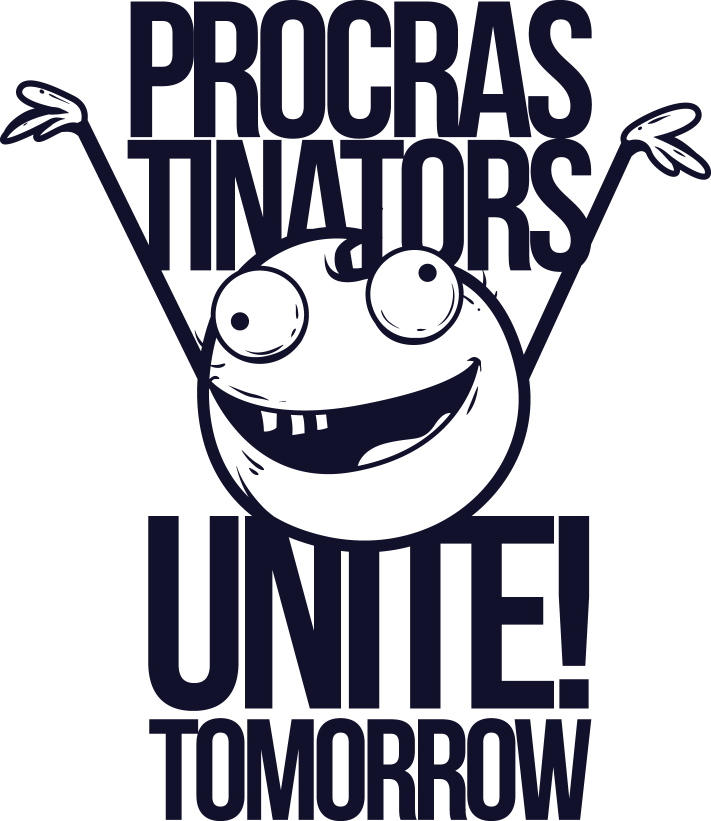
#> input picture api/media/design_images/48.png, 1422 x 1642 px (shown at 1/2 size)
$ python -i utils.py   (imports and definitions only)
#> lines starting #> are read from the running program, lines starting #| are printed output that depends on the picture; after the words box and inside, x2 and y2 are one past the last pixel; in counts of white or black regions, pixels touching at a corner belong together
from PIL import Image
import os
import numpy as np
from skimage import io
from skimage.color import rgb2gray
from skimage.measure import label, regionprops

# [53 lines left out: functions ensure_folder_exists, create_single_mockup, create_library_mockup, not called in this run]

def calculate_parameters(image_path, target_color):
#> called with image_path = '../media/design_images/48.png', target_color = (0, 0, 0)
    image = io.imread(image_path)[:, :, :3]
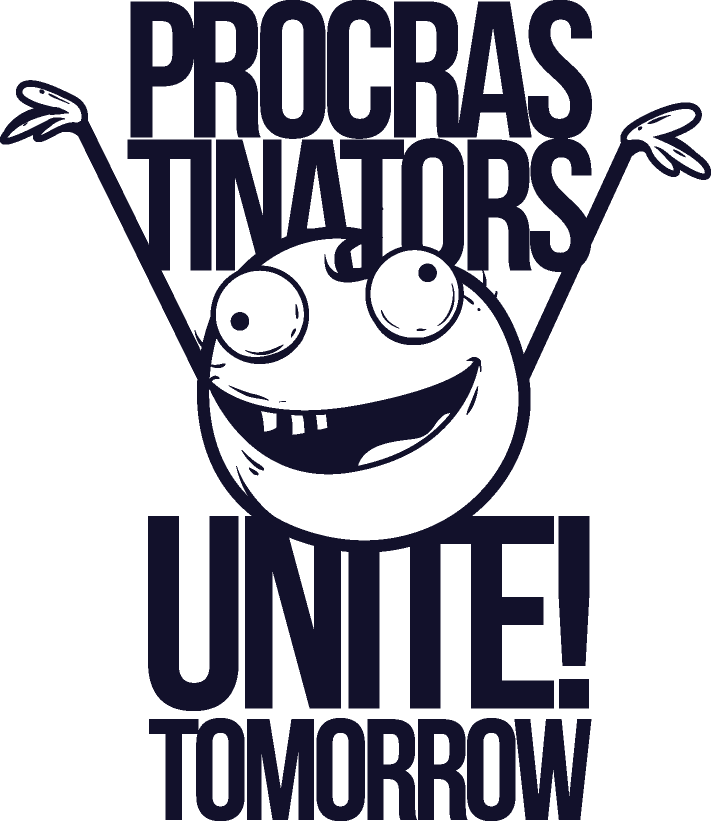
#> image: shape (1642, 1422, 3) (shown at 1/2 size); mean R, G, B 175, 174.6, 183.4
    grayscale = rgb2gray(image)
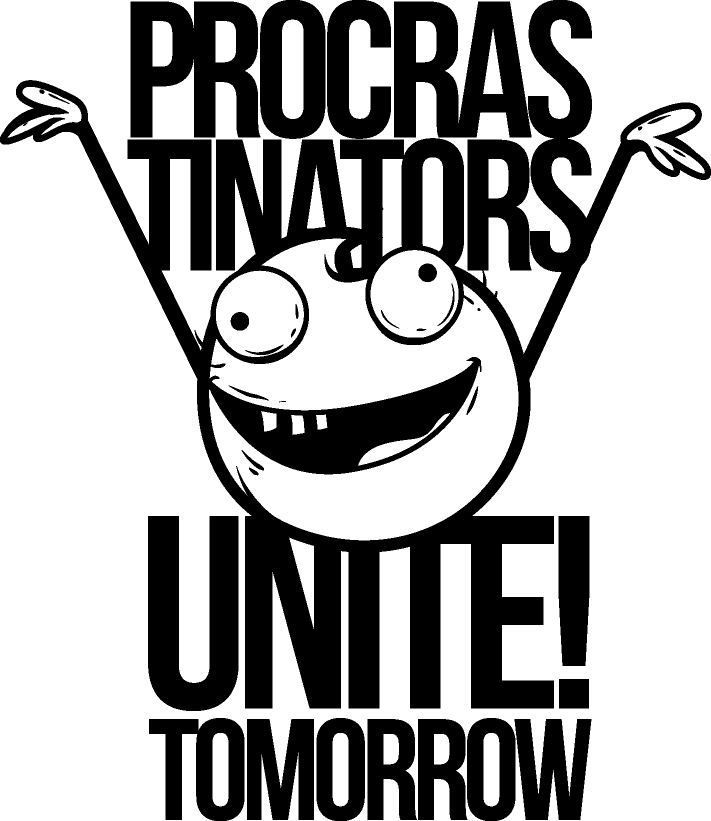
#> grayscale: shape (1642, 1422) float64 (shown at 1/2 size); values 0.0749 (black) and 1 (white), 66.2% white; 33 black regions, largest, box (x1, y1, x2, y2) and area: (0, 0, 1422, 1417) 451268, (788, 3, 1063, 275) 49510, (296, 1032, 477, 1422) 47611

    r, g, b = target_color
    target_gray = 0.2989 * r + 0.5870 * g + 0.1140 * b
    mask = grayscale == target_gray
#> mask: shape (1642, 1422) bool; every value is 0

    label_img, _ = label(mask, connectivity=mask.ndim, return_num=True)
#> label_img: shape (1642, 1422) int32; every value is 0
    properties = regionprops(label_img)
#> properties = []

    if properties:
        for prop in properties:
            if prop.area == np.max([p.area for p in properties]):
                bbox = prop.bbox
                height = bbox[2] - bbox[0]
                width = bbox[3] - bbox[1]
                rotation = prop.orientation
        return bbox, height, width, rotation
    else:
        print(f"No properties found for image: {image_path}")
        return None, None, None, None


def get_parameters(image_path):
    color = '#000000' #black mockup mask on shirts

    hex_color = color.lstrip('#')
    target_color = tuple(int(hex_color[i:i+2], 16) for i in (0, 2 ,4))

    bbox, height, width, rotation = calculate_parameters(image_path, target_color)
    if bbox and height and width:
        parameters = {
            'bbox' : bbox,
            'height' : height,
            'width' : width,
            'rotation' : rotation,
        }
#> (the run stopped early here; a loop or call above may not have finished)

$ run again, on api/media/design_images/49.png
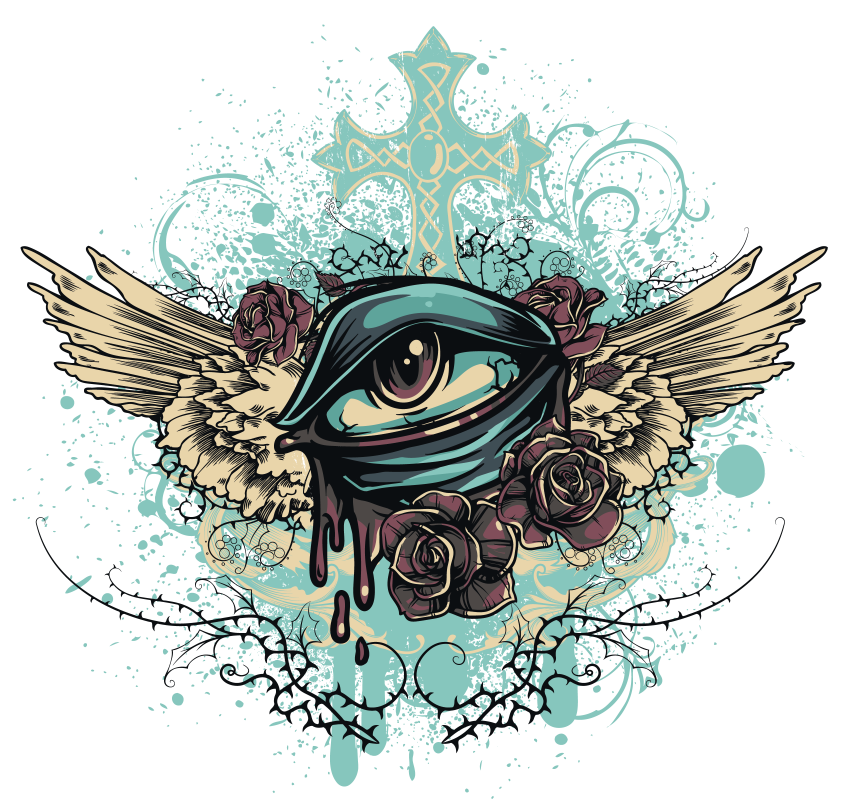
#> input picture api/media/design_images/49.png, 2596 x 2397 px (shown at 1/3 size)
#> in calculate_parameters, `grayscale = rgb2gray(image)`:
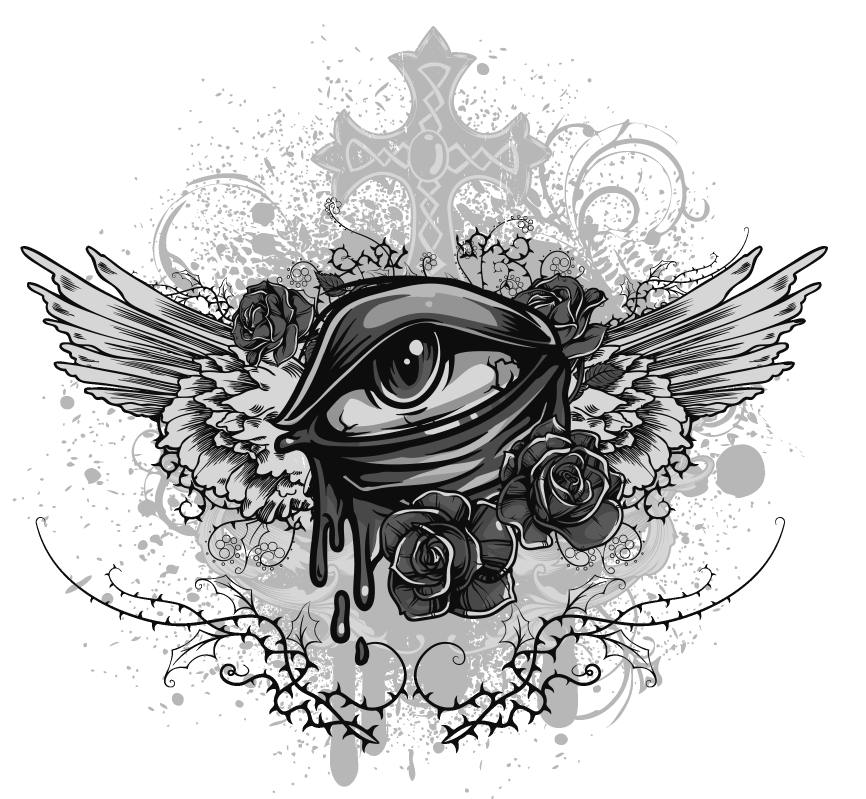
#> grayscale: shape (2397, 2596) float64 (shown at 1/3 size); min 0.0533, max 1, mean 0.787
#> mask: shape (2397, 2596) bool; every value is 0
#> label_img: shape (2397, 2596) int32; every value is 0
#> properties = []
